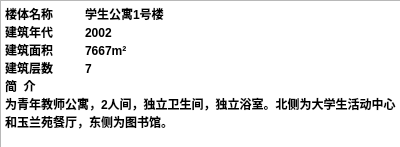
<?xml version="1.0" encoding="UTF-8"?>
<ui version="4.0">
 <class>a21yihao</class>
 <widget class="QDialog" name="a21yihao">
  <property name="geometry">
   <rect>
    <x>0</x>
    <y>0</y>
    <width>400</width>
    <height>147</height>
   </rect>
  </property>
  <property name="windowTitle">
   <string>Dialog</string>
  </property>
  <widget class="QTextBrowser" name="textBrowser">
   <property name="geometry">
    <rect>
     <x>0</x>
     <y>0</y>
     <width>401</width>
     <height>151</height>
    </rect>
   </property>
   <property name="html">
    <string>&lt;!DOCTYPE HTML PUBLIC &quot;-//W3C//DTD HTML 4.0//EN&quot; &quot;http://www.w3.org/TR/REC-html40/strict.dtd&quot;&gt;
&lt;html&gt;&lt;head&gt;&lt;meta name=&quot;qrichtext&quot; content=&quot;1&quot; /&gt;&lt;style type=&quot;text/css&quot;&gt;
p, li { white-space: pre-wrap; }
&lt;/style&gt;&lt;/head&gt;&lt;body style=&quot; font-family:'SimSun'; font-size:9pt; font-weight:400; font-style:normal;&quot;&gt;
&lt;p style=&quot; margin-top:0px; margin-bottom:0px; margin-left:0px; margin-right:0px; -qt-block-indent:0; text-indent:0px;&quot;&gt;&lt;span style=&quot; font-weight:600;&quot;&gt;楼体名称	学生公寓1号楼	&lt;/span&gt;&lt;/p&gt;
&lt;p style=&quot; margin-top:0px; margin-bottom:0px; margin-left:0px; margin-right:0px; -qt-block-indent:0; text-indent:0px;&quot;&gt;&lt;span style=&quot; font-weight:600;&quot;&gt;建筑年代	2002&lt;/span&gt;&lt;/p&gt;
&lt;p style=&quot; margin-top:0px; margin-bottom:0px; margin-left:0px; margin-right:0px; -qt-block-indent:0; text-indent:0px;&quot;&gt;&lt;span style=&quot; font-weight:600;&quot;&gt;建筑面积	7667m²	&lt;/span&gt;&lt;/p&gt;
&lt;p style=&quot; margin-top:0px; margin-bottom:0px; margin-left:0px; margin-right:0px; -qt-block-indent:0; text-indent:0px;&quot;&gt;&lt;span style=&quot; font-weight:600;&quot;&gt;建筑层数	7&lt;/span&gt;&lt;/p&gt;
&lt;p style=&quot; margin-top:0px; margin-bottom:0px; margin-left:0px; margin-right:0px; -qt-block-indent:0; text-indent:0px;&quot;&gt;&lt;span style=&quot; font-weight:600;&quot;&gt;简  介	&lt;/span&gt;&lt;/p&gt;
&lt;p style=&quot; margin-top:0px; margin-bottom:0px; margin-left:0px; margin-right:0px; -qt-block-indent:0; text-indent:0px;&quot;&gt;&lt;span style=&quot; font-weight:600;&quot;&gt;为青年教师公寓，2人间，独立卫生间，独立浴室。北侧为大学生活动中心和玉兰苑餐厅，东侧为图书馆。&lt;/span&gt;&lt;/p&gt;&lt;/body&gt;&lt;/html&gt;</string>
   </property>
  </widget>
 </widget>
 <resources/>
 <connections/>
</ui>
